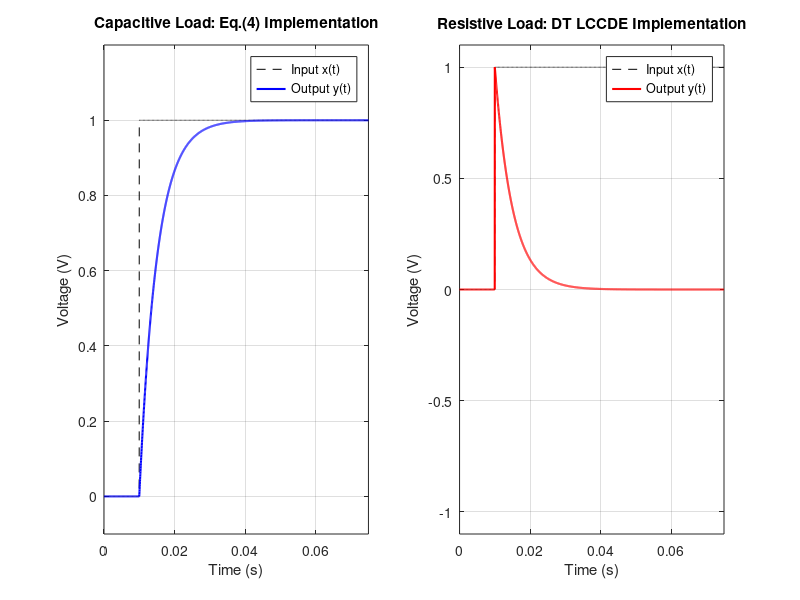
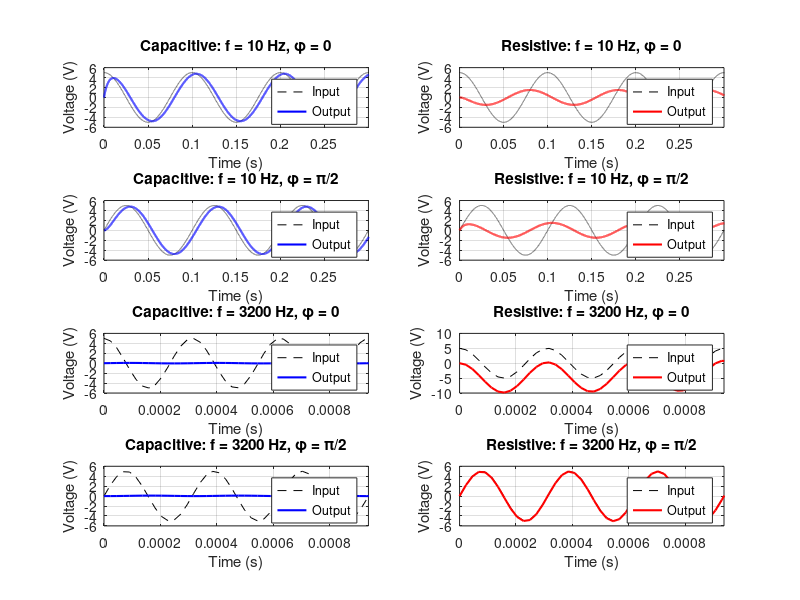

The MATLAB script that drew these images, in order: (Note: this script raises an error after producing the figures.)
%% Matlab Homework 1 Script 
%% Introduction
clear all;close all; clc;

% * Author: Minh La
% * Class: ESE 351
% * Date: Created 15/1/2026

%% Parameters

R=1000; %Resistance(Ohm)
C=5 * 10^-6; %Capacitance =5uF
tau= R*C; %time constant
f_c= 1/(2*pi*tau); %Cutoff frequency
fs = 44100; %Sampling frequency
dt = 1/fs; % Sampling period
alpha = dt/tau; % Δt/τ 


%% Task 1: Deriving the  CT and DT LCCDE models for the RC circuit with 
%% resistive load
% Applying the KVL to the circuit
%    -x(t) + v_C(t) + v_R(t) = 0
%    x(t) = v_C(t) + v_R(t)
%
% 3. Component equations:
%    Resistor: v_R(t) = i(t)R = y(t)  (output voltage)
%    Capacitor: v_C(t) = (1/C) ∫ i(τ) dτ
%
% 4. Substitute component equations into KVL:
%    x(t) = (1/C) ∫ i(t) dt + i(t)R
%
% 5. Since y(t) = i(t)R ⇒ i(t) = y(t)/R:
%    x(t) = (1/C) ∫ [y(t)/R] dt + y(t)
%    x(t) = y(t) + (1/RC) ∫ y(t) dt
%
% 6. Differentiate both sides with respect to time:
%    dx(t)/dt = dy(t)/dt + (1/RC) y(t)
%
% 7. Rearrange to canonical LCCDE form:
%    dy(t)/dt + (1/RC) y(t) = dx(t)/dt
% Deriving DT LCCDE models
% 1. Approximate derivatives using forward difference:
%    dy/dt ≈ (y[n+1] - y[n])/Δt
%    dx/dt ≈ (x[n+1] - x[n])/Δt
%
% 2. Substitute into CT equation:
%    (y[n+1] - y[n])/Δt + (1/τ) y[n] = (x[n+1] - x[n])/Δt
%
% 3. Multiply both sides by Δt:
%    y[n+1] - y[n] + (Δt/τ) y[n] = x[n+1] - x[n]
%
% 4. Solve for y[n+1]:
%    y[n+1] = y[n] - (Δt/τ) y[n] + x[n+1] - x[n]
%
% 5. Factor y[n]:
%    y[n+1] = (1 - Δt/τ) y[n] + (x[n+1] - x[n])
%
% 6. DT LCCDE:
%    y[n+1] = (1 - α) y[n] + (x[n+1] - x[n])
%    where α = Δt/τ = Δt/(RC)

%% Task 2: MATLAB Implementation

%%2a

% Time vector
t_end = 15 * tau;
t = 0:dt:t_end;
N = length(t);

t0 = 2 * tau;
x = zeros(size(t));
x(t >= t0) = 1;

% Initialize outputs
y_cap = zeros(size(t));  % Capacitive load output
y_res = zeros(size(t));  % Resistive load output

for n=1:N-1
    % CAPACITIVE LOAD:
    % v_out[n+1] = (1 - Δt/RC) v_out[n] + (Δt/RC) v_in[n]
    y_cap(n+1) = (1 - alpha) * y_cap(n) + alpha * x(n);
    % RESISTIVE LOAD:
    % y[n+1] = (1 - α) y[n] + (x[n+1] - x[n])
    y_res(n+1) = (1 - alpha) * y_res(n) + (x(n+1) - x(n));
end

% Plot results
figure('Position', [100, 100, 1200, 500]);

% Capacitive load plot
subplot(1,2,1);
plot(t, x, 'k--', t, y_cap, 'b-', 'LineWidth', 1.5);
xlabel('Time (s)'); ylabel('Voltage (V)');
title('Capacitive Load: Eq.(4) Implementation');
legend('Input x(t)', 'Output y(t)'); grid on;
xlim([0, t_end]); ylim([-0.1, 1.2]);

% Resistive load plot
subplot(1,2,2);
plot(t, x, 'k--', t, y_res, 'r-', 'LineWidth', 1.5);
xlabel('Time (s)'); ylabel('Voltage (V)');
title('Resistive Load: DT LCCDE Implementation');
legend('Input x(t)', 'Output y(t)'); grid on;
xlim([0, t_end]); ylim([-1.1, 1.1]);

%%2b
A = 5;
frequencies = [10, 3200];
phases = [0, pi/2];

figure('Position', [100, 50, 1200, 800]);
% Initialize plot counter
plot_counter = 1;

% Loop through frequencies and phases
for f_idx = 1:length(frequencies)
    f = frequencies(f_idx);
    
    % Time for 15 periods
    t_sin_end = 15 * (1/f);
    t_sin = 0:dt:t_sin_end;
    
    for phi_idx = 1:length(phases)
        phi = phases(phi_idx);
        
        % Create sinusoidal input
        x_sin = A * cos(2*pi*f*t_sin - phi);
        
        % Initialize outputs
        y_cap_sin = zeros(size(t_sin));
        y_res_sin = zeros(size(t_sin));
        
        % Filters
        for n = 1:length(t_sin)-1
            y_cap_sin(n+1) = (1 - alpha) * y_cap_sin(n) + alpha * x_sin(n);
            y_res_sin(n+1) = (1 - alpha) * y_res_sin(n) + (x_sin(n+1) - x_sin(n));
        end
        
        % Plot capacitive load
        subplot(4, 2, plot_counter);
        plot(t_sin, x_sin, 'k--', t_sin, y_cap_sin, 'b-', 'LineWidth', 1.5);
        xlabel('Time (s)'); ylabel('Voltage (V)');
        if phi == 0
            title(sprintf('Capacitive: f = %d Hz, φ = 0', f));
        else
            title(sprintf('Capacitive: f = %d Hz, φ = π/2', f));
        end
        legend('Input', 'Output', 'Location', 'best');
        grid on;
        xlim([0, 3/f]); 
        
        subplot(4, 2, plot_counter+1);
        plot(t_sin, x_sin, 'k--', t_sin, y_res_sin, 'r-', 'LineWidth', 1.5);
        xlabel('Time (s)'); ylabel('Voltage (V)');
        if phi == 0
            title(sprintf('Resistive: f = %d Hz, φ = 0', f));
        else
            title(sprintf('Resistive: f = %d Hz, φ = π/2', f));
        end
        legend('Input', 'Output', 'Location', 'best');
        grid on;
        xlim([0, 3/f]);  
        
        plot_counter = plot_counter + 2;
    end
end

sgtitle('RC Circuit Sinusoidal Response Analysis');

%% Task 3: Answering the questions
% a. Yes, both RC circuits are time-invariant systems.
% For the delayed step unit (t0 = 2pi) the output response are delayed
% versions of the responses to a step at t=0, the shape of the response
% doesn't change with the timing of the input. To be more precise, R, C
% ,V=IR , i=C*dv/dt doesn't depend on time variable
% b. We have capacitive load at a low pass filter and resistive load at a
% high pass filter. This does checks out as capacitive load acts as open
% circuits as DC and short circuits at high frequency while capcitator
% short circuits at high frequency and open circuit at DC
% c.
close all;
load handel.mat;
audio = y;
original_fs = Fs; 
if size(audio, 2) > 1
    audio = audio(:, 1);
end

% Use audio's original sampling rate (8192 Hz)
fs_audio = original_fs;  % Use 8192 Hz for audio
dt_audio = 1/fs_audio;
alpha_audio = dt_audio / tau;  % Recalculate alpha for audio

% Take first 3 seconds
max_samples = 3 * fs_audio;
if length(audio) > max_samples
    audio = audio(1:max_samples);
end

% Normalize audio
audio = 0.8 * audio / max(abs(audio));

audio_low = zeros(size(audio));   % Low-pass result
audio_high = zeros(size(audio));  % High-pass result

% Apply filters with audio's alpha
for n = 1:length(audio)-1
    % Low-pass filter (capacitive load)
    audio_low(n+1) = (1 - alpha_audio) * audio_low(n) + alpha_audio * audio(n);
    % High-pass filter (resistive load)
    audio_high(n+1) = (1 - alpha_audio) * audio_high(n) + (audio(n+1) - audio(n));
end

% Normalize outputs
audio_low = 0.8 * audio_low / max(abs(audio_low));
audio_high = 0.8 * audio_high / max(abs(audio_high));

% Create a new figure for audio analysis
figure('Position', [100, 100, 1200, 800], 'Name', 'Audio Filtering', 'NumberTitle', 'off');

% Play audio with pauses
subplot(3,2,1);
sound(audio, fs_audio);
title('Playing: Original Audio');
xlabel('Status'); ylabel('');
text(0.5, 0.5, 'Original audio playing...', 'HorizontalAlignment', 'center', 'FontSize', 12);
axis off;
pause(4); 

subplot(3,2,3);
sound(audio_low, fs_audio);
title('Playing: Low-Pass Filtered');
xlabel('Status'); ylabel('');
text(0.5, 0.5, 'Low-pass audio playing...', 'HorizontalAlignment', 'center', 'FontSize', 12);
axis off;
pause(4);

subplot(3,2,5);
sound(audio_high, fs_audio);
title('Playing: High-Pass Filtered');
xlabel('Status'); ylabel('');
text(0.5, 0.5, 'High-pass audio playing...', 'HorizontalAlignment', 'center', 'FontSize', 12);
axis off;
pause(4);

% Create time vector for audio using audio's sampling rate
t_audio = (0:length(audio)-1)/fs_audio; 

% Plot waveforms
subplot(3,2,2);
plot(t_audio, audio, 'b-', 'LineWidth', 1);
title('Original Audio Waveform');
xlabel('Time (seconds)'); ylabel('Amplitude');
grid on; ylim([-1, 1]); xlim([0, t_audio(end)]);

subplot(3,2,4);
plot(t_audio, audio_low, 'r-', 'LineWidth', 1);
title('Low-Pass Filtered Waveform');
xlabel('Time (seconds)'); ylabel('Amplitude');
grid on; ylim([-1, 1]); xlim([0, t_audio(end)]);

subplot(3,2,6);
plot(t_audio, audio_high, 'g-', 'LineWidth', 1);
title('High-Pass Filtered Waveform');
xlabel('Time (seconds)'); ylabel('Amplitude');
grid on; ylim([-1, 1]); xlim([0, t_audio(end)]);
